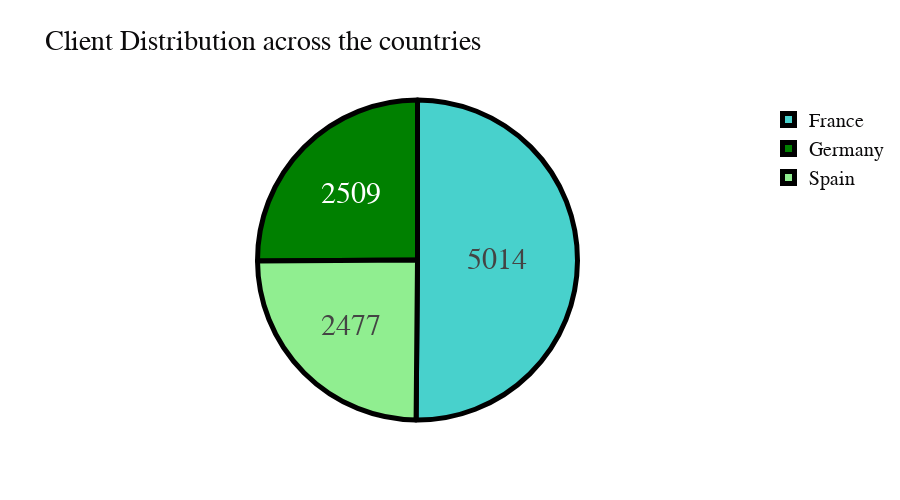

Notebook code for this chart:
### Code cell
import plotly.graph_objects as go
colors = ['mediumturquoise', 'green', 'lightgreen']
df1=df['country'].value_counts()
fig = go.Figure(data=[go.Pie(labels=df1.index,values=df1.values)])
fig.update_traces(hoverinfo='label+percent', textinfo='value', textfont_size=30,
                    marker=dict(colors=colors, line=dict(color='#000000', width=5)))
fig.update_layout(autosize=False,
    width=900,
    height=500,font=dict(
        family="Courier New, monospace",
        size=20,
        color="#0c0b0c"),

    title_text='Global Client Distribution'
fig.show()

### Figure 1 — Plotly figure (JSON) as saved in the notebook; plotly's stock layout.template omitted (floating-point values rounded to 4 significant figures)
{"data": [{"hoverinfo": "label+percent", "labels": ["France", "Germany", "Spain"], "marker": {"colors": ["mediumturquoise", "green", "lightgreen"], "line": {"color": "#000000", "width": 5}}, "textfont": {"size": 30}, "textinfo": "value", "type": "pie", "values": [5014, 2509, 2477]}], "layout": {"autosize": false, "font": {"color": "#0c0b0c", "family": "Courier New, monospace", "size": 20}, "height": 500, "title": {"text": "Client Distribution across the countries"}, "width": 900}}
